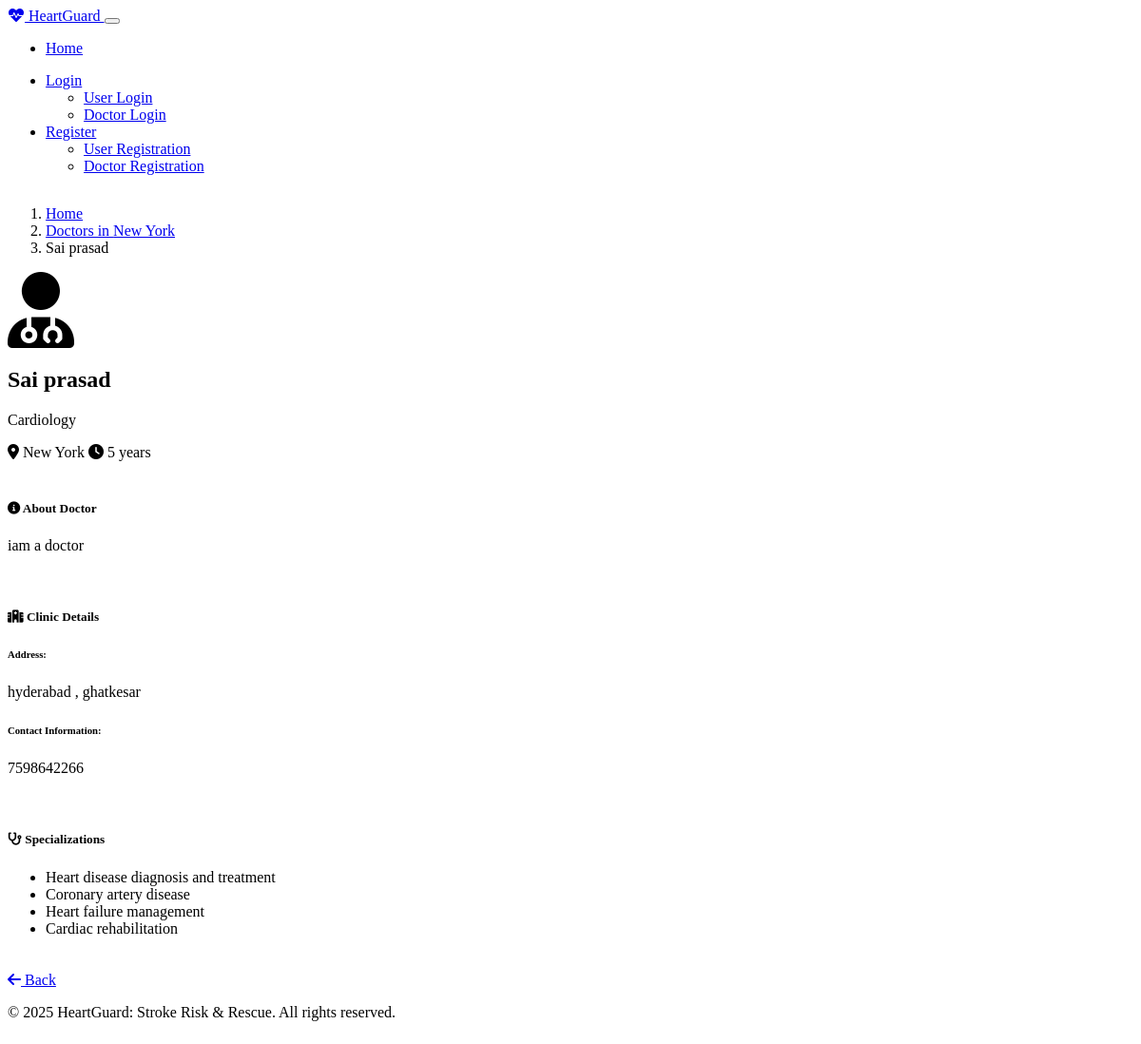
The page /doctor/profile/21 on the database as committed earlier.
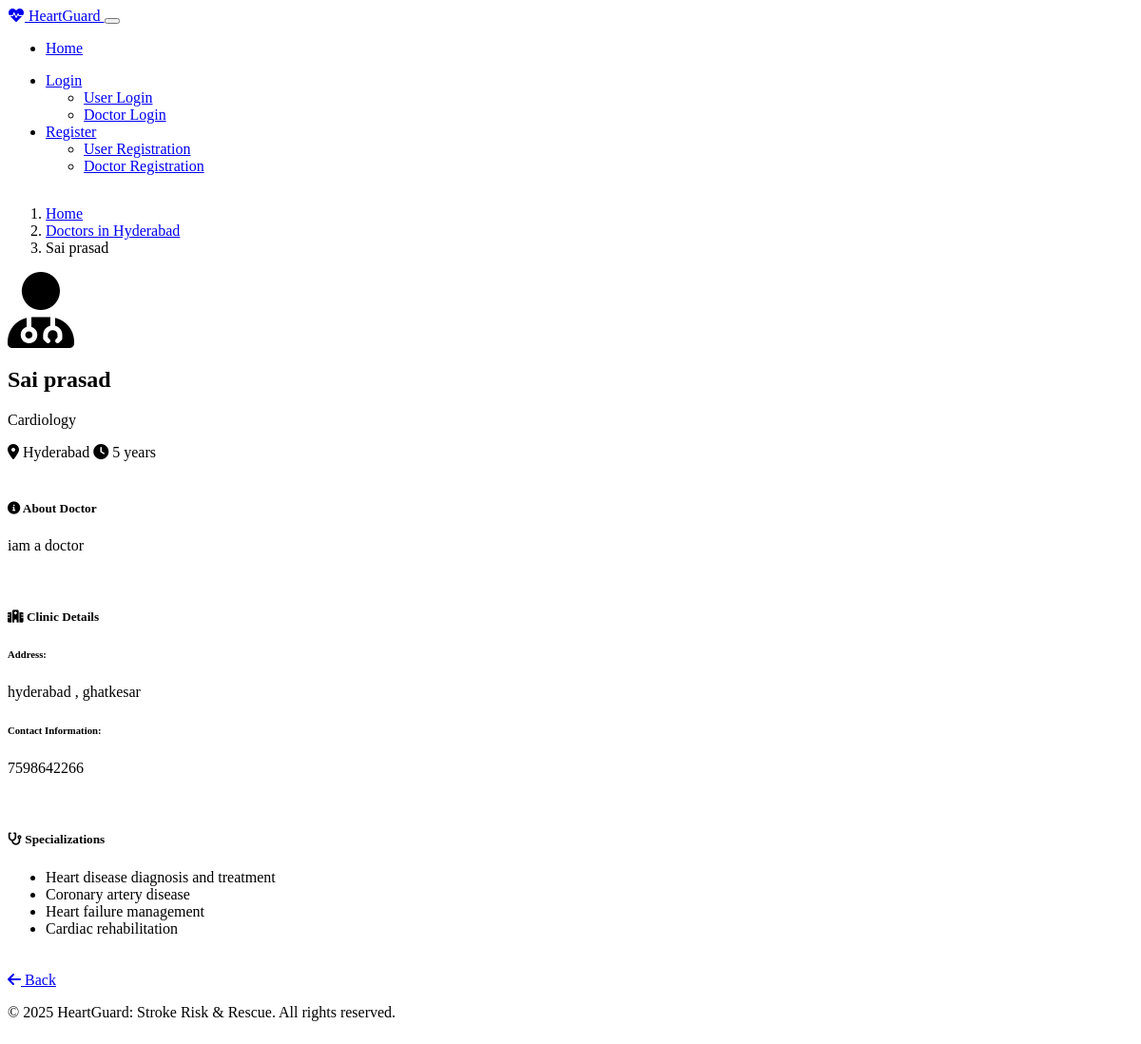
The same page on the database as committed later.
### models.py (models this page shows, shortened)
class Doctor(UserMixin, db.Model):
    id = db.Column(db.Integer, primary_key=True)
    email = db.Column(db.String(120), unique=True, nullable=False)
    password_hash = db.Column(db.String(256), nullable=False)
    name = db.Column(db.String(100), nullable=False)
    location = db.Column(db.String(100), nullable=False)
    specialty = db.Column(db.String(100), nullable=False)
    about = db.Column(db.Text, nullable=True)
    experience = db.Column(db.String(100), nullable=True)
    clinic_address = db.Column(db.String(200), nullable=True)
    contact_info = db.Column(db.String(100), nullable=True)
    created_at = db.Column(db.DateTime, default=datetime.utcnow)

### routes.py (the view)
@app.route('/doctor/profile/<int:doctor_id>')
def doctor_profile(doctor_id):
    doctor = Doctor.query.get_or_404(doctor_id)
    cities = City.query.all()
    return render_template('doctor_profile.html', doctor=doctor, cities=cities)

### templates/doctor_profile.html
{% extends 'base.html' %}
{% block content %}
<div class="container py-4">
    <nav aria-label="breadcrumb">
        <ol class="breadcrumb">
            <li class="breadcrumb-item"><a href="{{ url_for('index') }}">Home</a></li>
            <li class="breadcrumb-item"><a href="{{ url_for('doctors_by_location', location=doctor.location) }}">Doctors in {{ doctor.location }}</a></li>
            <li class="breadcrumb-item active" aria-current="page">{{ doctor.name }}</li>
        </ol>
    </nav>
    <div class="row">
        <div class="col-md-4 mb-4">
            <div class="card shadow-sm">
                <div class="card-body text-center">
                    <div class="mb-3">
                        <i class="fas fa-user-md fa-5x text-primary"></i>
                    </div>
                    <h2 class="card-title">{{ doctor.name }}</h2>
                    <p class="card-text text-muted">{{ doctor.specialty }}</p>
                    <div class="d-flex justify-content-center mb-3">
                        <span class="badge bg-primary me-2">
                            <i class="fas fa-map-marker-alt me-1"></i>
                            {{ doctor.location }}
                        </span>
                        <span class="badge bg-secondary">
                            <i class="fas fa-clock me-1"></i>
                            {{ doctor.experience or 'Experience not specified' }}
                        </span>
                    </div>
                </div>
            </div>
        </div>
        <div class="col-md-8">
            <div class="card shadow-sm mb-4">
                <div class="card-header bg-primary text-white">
                    <h5 class="mb-0">
                        <i class="fas fa-info-circle me-2"></i>
                        About Doctor
                    </h5>
                </div>
                <div class="card-body">
                    {% if doctor.about %}
                        <p>{{ doctor.about }}</p>
                    {% else %}
                        <p class="text-muted">No additional information provided.</p>
                    {% endif %}
                </div>
            </div>
            <div class="card shadow-sm mb-4">
                <div class="card-header bg-primary text-white">
                    <h5 class="mb-0">
                        <i class="fas fa-hospital me-2"></i>
                        Clinic Details
                    </h5>
                </div>
                <div class="card-body">
                    <div class="row">
                        <div class="col-md-6">
                            <h6>Address:</h6>
                            <p>{{ doctor.clinic_address or 'Address not provided' }}</p>
                        </div>
                        <div class="col-md-6">
                            <h6>Contact Information:</h6>
                            <p>{{ doctor.contact_info or 'Contact information not provided' }}</p>
                        </div>
                    </div>
                </div>
            </div>
            <div class="card shadow-sm">
                <div class="card-header bg-primary text-white">
                    <h5 class="mb-0">
                        <i class="fas fa-stethoscope me-2"></i>
                        Specializations
                    </h5>
                </div>
                <div class="card-body">
                    <div class="row">
                        <div class="col-12">
                            <ul class="list-group list-group-flush">
                                {% if doctor.specialty == "Cardiology" %}
                                    <li class="list-group-item">Heart disease diagnosis and treatment</li>
                                    <li class="list-group-item">Coronary artery disease</li>
                                    <li class="list-group-item">Heart failure management</li>
                                    <li class="list-group-item">Cardiac rehabilitation</li>
                                {% elif doctor.specialty == "Neurology" %}
                                    <li class="list-group-item">Stroke diagnosis and treatment</li>
                                    <li class="list-group-item">Neurological disorders</li>
                                    <li class="list-group-item">Headache disorders</li>
                                    <li class="list-group-item">Movement disorders</li>
                                {% elif doctor.specialty == "Internal Medicine" %}
                                    <li class="list-group-item">Preventive medicine</li>
                                    <li class="list-group-item">Chronic disease management</li>
                                    <li class="list-group-item">Geriatric care</li>
                                    <li class="list-group-item">Comprehensive health assessments</li>
                                {% elif doctor.specialty == "Endocrinology" %}
                                    <li class="list-group-item">Diabetes management</li>
                                    <li class="list-group-item">Thyroid disorders</li>
                                    <li class="list-group-item">Metabolic disorders</li>
                                    <li class="list-group-item">Hormone imbalances</li>
                                {% elif doctor.specialty == "Family Medicine" %}
                                    <li class="list-group-item">Primary care for all ages</li>
                                    <li class="list-group-item">Preventive medicine</li>
                                    <li class="list-group-item">Women's health</li>
                                    <li class="list-group-item">Chronic disease management</li>
                                {% elif doctor.specialty == "Vascular Surgery" %}
                                    <li class="list-group-item">Vascular disease treatment</li>
                                    <li class="list-group-item">Aneurysm repair</li>
                                    <li class="list-group-item">Carotid artery disease</li>
                                    <li class="list-group-item">Deep vein thrombosis</li>
                                {% elif doctor.specialty == "Geriatric Medicine" %}
                                    <li class="list-group-item">Elderly care</li>
                                    <li class="list-group-item">Dementia management</li>
                                    <li class="list-group-item">Fall prevention</li>
                                    <li class="list-group-item">Medication management</li>
                                {% else %}
                                    <li class="list-group-item">{{ doctor.specialty }}</li>
                                {% endif %}
                            </ul>
                        </div>
                    </div>
                </div>
            </div>
        </div>
    </div>
    <div class="mt-4 text-center">
        <a href="javascript:history.back()" class="btn btn-outline-secondary">
            <i class="fas fa-arrow-left me-2"></i>
            Back
        </a>
    </div>
</div>
{% endblock %}

### templates/base.html (shortened to what this page needs)
<!DOCTYPE html>
<html lang="en" data-bs-theme="dark">
<head>
    <link href="https://cdn.replit.com/agent/bootstrap-agent-dark-theme.min.css" rel="stylesheet">
    <link rel="stylesheet" href="{{ url_for('static', filename='css/styles.css') }}">
    <link rel="stylesheet" href="https://cdnjs.cloudflare.com/ajax/libs/font-awesome/6.0.0/css/all.min.css">
</head>
<body>
    <nav class="navbar navbar-expand-lg navbar-dark bg-dark">
        <div class="container">
            <a class="navbar-brand" href="{{ url_for('index') }}">
                <i class="fas fa-heartbeat text-danger me-2"></i>
                HeartGuard
            </a>
            <button class="navbar-toggler" type="button" data-bs-toggle="collapse" data-bs-target="#navbarNav"
                    aria-controls="navbarNav" aria-expanded="false" aria-label="Toggle navigation">
            </button>
            <div class="collapse navbar-collapse" id="navbarNav">
                <ul class="navbar-nav me-auto">
                    <li class="nav-item">
                        <a class="nav-link" href="{{ url_for('index') }}">Home</a>
                    </li>
                </ul>
                <ul class="navbar-nav">
                    {% if session.get('user_id') %}
                    <li class="nav-item">
                        <span class="nav-link text-light">
                            Welcome, {{ session.get('user_name', '') }}
                        </span>
                    </li>
                    <li class="nav-item">
                        <a class="nav-link" href="{{ url_for('logout') }}">Logout</a>
                    </li>
                    {% else %}
                    <li class="nav-item dropdown">
                        <a class="nav-link dropdown-toggle" href="#" id="loginDropdown" role="button"
                           data-bs-toggle="dropdown" aria-expanded="false">
                            Login
                        </a>
                        <ul class="dropdown-menu" aria-labelledby="loginDropdown">
                            <li><a class="dropdown-item" href="{{ url_for('login') }}">User Login</a></li>
                            <li><a class="dropdown-item" href="{{ url_for('doctor_login') }}">Doctor Login</a></li>
                        </ul>
                    </li>
                    <li class="nav-item dropdown">
                        <a class="nav-link dropdown-toggle" href="#" id="registerDropdown" role="button"
                           data-bs-toggle="dropdown" aria-expanded="false">
                            Register
                        </a>
                        <ul class="dropdown-menu" aria-labelledby="registerDropdown">
                            <li><a class="dropdown-item" href="{{ url_for('register') }}">User Registration</a></li>
                            <li><a class="dropdown-item" href="{{ url_for('doctor_register') }}">Doctor Registration</a></li>
                        </ul>
                    </li>
                    {% endif %}
                </ul>
            </div>
        </div>
    </nav>
    <main class="container my-4">
        {% block content %}{% endblock %}
    </main>
    <footer class="footer py-4 bg-dark text-light mt-5">
        <div class="container text-center">
            <p>&copy; 2025 HeartGuard: Stroke Risk & Rescue. All rights reserved.</p>
        </div>
    </footer>
</body>
</html>

### static/css/styles.css (style rules this page uses)
body { min-height: 100vh; display: flex; flex-direction: column; }
main { flex: 1; }
.card { border-radius: 10px; overflow: hidden; margin-bottom: 20px; }
.card-header { font-weight: 500; }
.list-group-item { border-left: none; border-right: none; }
.footer { margin-top: auto; }

Rows that differ between the two databases and show on the page:
changed Doctor "Sai prasad": location "New York" → "Hyderabad"
